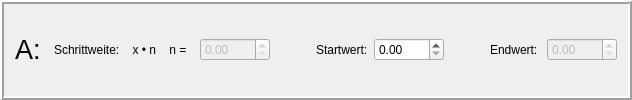
    <widget class="QFrame" name="fr_A">
     <property name="sizePolicy">
      <sizepolicy hsizetype="Preferred" vsizetype="Fixed">
       <horstretch>0</horstretch>
       <verstretch>0</verstretch>
      </sizepolicy>
     </property>
     <property name="frameShape">
      <enum>QFrame::Box</enum>
     </property>
     <property name="frameShadow">
      <enum>QFrame::Raised</enum>
     </property>
     <property name="lineWidth">
      <number>2</number>
     </property>
     <layout class="QHBoxLayout" name="horizontalLayout_8">
      <item>
       <widget class="QLabel" name="lb_A">
        <property name="sizePolicy">
         <sizepolicy hsizetype="Preferred" vsizetype="Fixed">
          <horstretch>0</horstretch>
          <verstretch>0</verstretch>
         </sizepolicy>
        </property>
        <property name="font">
         <font>
          <family>Arial</family>
          <pointsize>20</pointsize>
          <weight>50</weight>
          <bold>false</bold>
         </font>
        </property>
        <property name="text">
         <string>A: </string>
        </property>
       </widget>
      </item>
      <item>
       <widget class="QLabel" name="lb_StepValueA">
        <property name="sizePolicy">
         <sizepolicy hsizetype="Preferred" vsizetype="Fixed">
          <horstretch>0</horstretch>
          <verstretch>0</verstretch>
         </sizepolicy>
        </property>
        <property name="text">
         <string>Schrittweite:    x • n    n =  </string>
        </property>
       </widget>
      </item>
      <item>
       <widget class="QDoubleSpinBox" name="dsb_StepVauleA">
        <property name="enabled">
         <bool>false</bool>
        </property>
        <property name="sizePolicy">
         <sizepolicy hsizetype="Fixed" vsizetype="Fixed">
          <horstretch>0</horstretch>
          <verstretch>0</verstretch>
         </sizepolicy>
        </property>
        <property name="minimumSize">
         <size>
          <width>70</width>
          <height>0</height>
         </size>
        </property>
        <property name="maximumSize">
         <size>
          <width>70</width>
          <height>16777215</height>
         </size>
        </property>
       </widget>
      </item>
      <item>
       <spacer name="horizontalSpacer_13">
        <property name="orientation">
         <enum>Qt::Horizontal</enum>
        </property>
        <property name="sizeHint" stdset="0">
         <size>
          <width>40</width>
          <height>20</height>
         </size>
        </property>
       </spacer>
      </item>
      <item>
       <widget class="QLabel" name="lb_StartValueA">
        <property name="sizePolicy">
         <sizepolicy hsizetype="Preferred" vsizetype="Fixed">
          <horstretch>0</horstretch>
          <verstretch>0</verstretch>
         </sizepolicy>
        </property>
        <property name="text">
         <string>Startwert:</string>
        </property>
       </widget>
      </item>
      <item>
       <widget class="QDoubleSpinBox" name="dsb_StartValueA">
        <property name="sizePolicy">
         <sizepolicy hsizetype="Fixed" vsizetype="Fixed">
          <horstretch>0</horstretch>
          <verstretch>0</verstretch>
         </sizepolicy>
        </property>
        <property name="minimumSize">
         <size>
          <width>70</width>
          <height>0</height>
         </size>
        </property>
        <property name="maximumSize">
         <size>
          <width>70</width>
          <height>16777215</height>
         </size>
        </property>
       </widget>
      </item>
      <item>
       <spacer name="horizontalSpacer_14">
        <property name="orientation">
         <enum>Qt::Horizontal</enum>
        </property>
        <property name="sizeType">
         <enum>QSizePolicy::Fixed</enum>
        </property>
        <property name="sizeHint" stdset="0">
         <size>
          <width>40</width>
          <height>20</height>
         </size>
        </property>
       </spacer>
      </item>
      <item>
       <widget class="QLabel" name="lb_EndA">
        <property name="sizePolicy">
         <sizepolicy hsizetype="Preferred" vsizetype="Fixed">
          <horstretch>0</horstretch>
          <verstretch>0</verstretch>
         </sizepolicy>
        </property>
        <property name="text">
         <string>Endwert: </string>
        </property>
       </widget>
      </item>
      <item>
       <widget class="QDoubleSpinBox" name="dsb_EndValueA">
        <property name="enabled">
         <bool>false</bool>
        </property>
        <property name="minimumSize">
         <size>
          <width>70</width>
          <height>0</height>
         </size>
        </property>
        <property name="maximumSize">
         <size>
          <width>70</width>
          <height>16777215</height>
         </size>
        </property>
       </widget>
      </item>
     </layout>
    </widget>
